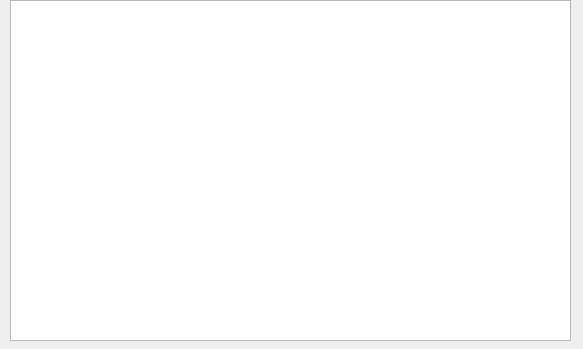
<?xml version="1.0" encoding="UTF-8"?>
<ui version="4.0">
 <class>Adjacency</class>
 <widget class="QWidget" name="Adjacency">
  <property name="geometry">
   <rect>
    <x>0</x>
    <y>0</y>
    <width>583</width>
    <height>349</height>
   </rect>
  </property>
  <property name="windowTitle">
   <string>Form</string>
  </property>
  <widget class="QTableWidget" name="tableAdj">
   <property name="geometry">
    <rect>
     <x>10</x>
     <y>0</y>
     <width>561</width>
     <height>341</height>
    </rect>
   </property>
  </widget>
 </widget>
 <resources/>
 <connections/>
</ui>
